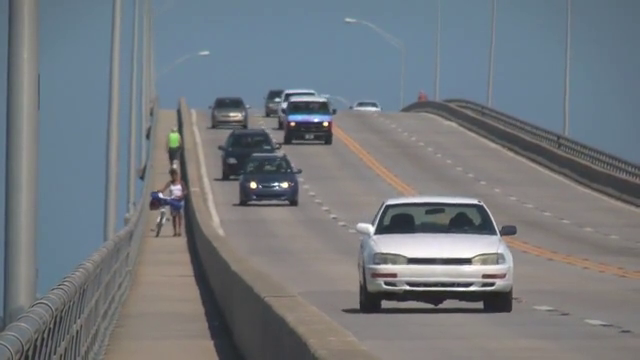
#> input picture frame 91 of slow_traffic_small.mp4, 640 x 360 px, given in place of shaking12.mp4, which was not available
$ python iteration3.py
#> lines starting #> are read from the running program, lines starting #| are printed output that depends on the picture; after the words box and inside, x2 and y2 are one past the last pixel; in counts of white or black regions, pixels touching at a corner belong together; pictures that were not available may be replaced by others from this repository, and a replacement may not be noted
#> in get_proc_next_frame, new_frame is the input picture: shape (360, 640, 3); mean B, G, R 126.6, 121.2, 115.7
#> in get_scaled_frame, `frame, gray = get_proc_next_frame(capture_device)`:
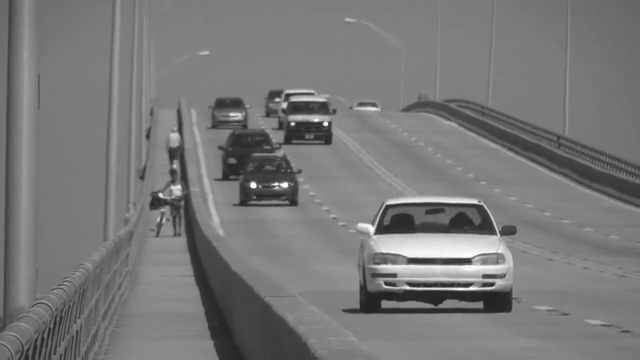
#> gray: shape (360, 640); min 30, max 255, mean 120.1
### previous_iterations/third iteration/functions.py
import numpy as np
import cv2 as cv

def grid_goodFeaturesToTrack(gray, cols=4, rows=3, pts_per_cell=2, **st_params):
    """
    Splits the image into cols x rows cells and finds `pts_per_cell`
    Shi-Tomasi corners inside each cell. Returns points in the same
    (N, 1, 2) float32 shape as cv.goodFeaturesToTrack.
    """
#> called with cols = 16, rows = 12, pts_per_cell = 1
    h, w = gray.shape[:2]
#> h = 360; w = 640
    cell_w = w // cols
#> cell_w = 40
    cell_h = h // rows
#> cell_h = 30

    cell_params = dict(st_params)
    cell_params['maxCorners'] = pts_per_cell
    cell_params['minDistance'] = max(1, min(cell_params.get('minDistance', 7),
                                            min(cell_w, cell_h) // 3))

    all_pts = []
    for r in range(rows):
        for c in range(cols):
            x0, y0 = c * cell_w, r * cell_h
            x1 = w if c == cols - 1 else x0 + cell_w
            y1 = h if r == rows - 1 else y0 + cell_h

            roi = gray[y0:y1, x0:x1]
            pts = cv.goodFeaturesToTrack(roi, mask=None, **cell_params)
            if pts is not None:
                pts[:, 0, 0] += x0
                pts[:, 0, 1] += y0
                all_pts.append(pts)
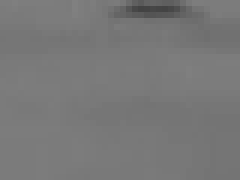
#> roi: shape (30, 40) (shown 6 times larger); min 67, max 128, mean 119.8
#> after the loop, all_pts = 192 items, first 6: [[24, 4]], [[49, 8]], [[117, 15]], [[122, 14]], [[194, 18]], [[206, 20]]

    if not all_pts:
        return None
    return np.concatenate(all_pts, axis=0).astype(np.float32)


# [4 lines left out: function shift_data, not called in this run]


def get_proc_next_frame(cap):
    ret, new_frame = cap.read()
    if not ret:
        # print("Cannot read video file")
        return None, None
    return new_frame, cv.cvtColor(new_frame, cv.COLOR_BGR2GRAY)


# [7 lines left out: function get_scaled_frame, not called in this run]

def track_with_fb_validation(prev_gray, curr_gray, prev_pts, lk_params,
                              fb_error_threshold=1.0):
    """
    Forward-backward Lucas-Kanade tracking with error validation.
    Returns (good_prev_pts, good_next_pts) — both filtered to only
    include points that round-trip within fb_error_threshold pixels.
    Returns (None, None) if tracking fails or too few points survive.
    """
    # Forward: prev -> curr
    next_pts, status_fwd, _ = cv.calcOpticalFlowPyrLK(
        prev_gray, curr_gray, prev_pts, None, **lk_params)
    if next_pts is None:
        return None, None

    # Backward: curr -> prev
    back_pts, status_bwd, _ = cv.calcOpticalFlowPyrLK(
        curr_gray, prev_gray, next_pts, None, **lk_params)
    if back_pts is None:
        return None, None

    # Distance between original and round-tripped points
    fb_error = np.linalg.norm(prev_pts - back_pts, axis=2).reshape(-1)

    good = ((status_fwd.reshape(-1) == 1)
            & (status_bwd.reshape(-1) == 1)
            & (fb_error < fb_error_threshold))

    if good.sum() < 1:
        return None, None

    return prev_pts[good], next_pts[good]

### previous_iterations/third iteration/iteration3.py
# note: right now does not account for lost nodes in old_vec to new_vec
# work on installing ffmpeg and using it to stream the rtsp since opencv is too slow.
# consider checking all points for similar vector movement insteead of vector movement in general
import numpy as np
import cv2 as cv
from previous_iterations.irrelevant_tests.testrtsp import *
from functions import *

# define stuff like where input is from and parameters for lk and st
cap = cv.VideoCapture("shaking\\shaking12.mp4")

# --- RESOLUTION TARGETING SETUP ---
orig_width = int(cap.get(cv.CAP_PROP_FRAME_WIDTH))
orig_height = int(cap.get(cv.CAP_PROP_FRAME_HEIGHT))
TARGET_WIDTH = 640
if TARGET_WIDTH < orig_width:
    scale_factor = TARGET_WIDTH / orig_width
    TARGET_HEIGHT = int(orig_height * scale_factor)
else:
    TARGET_HEIGHT = orig_height
    TARGET_WIDTH = orig_width

print(f"Original Resolution: {orig_width}x{orig_height}")
print(f"Downsampled Processing Resolution: {TARGET_WIDTH}x{TARGET_HEIGHT}")
# ----------------------------------

# Helper function to grab and instantly resize raw frames
def get_scaled_frame(capture_device, target_w, target_h):
    frame, gray = get_proc_next_frame(capture_device)
    if frame is None:
        exit()
    scaled_frame = cv.resize(frame, (target_w, target_h))
    scaled_gray = cv.resize(gray, (target_w, target_h))
    return scaled_frame, scaled_gray

# Tuning variables — now calibrated for JERK detection
# Jerk amplifies optical-flow noise, so sensitivity is much higher
# than the old reversal-based threshold.
sensitivity  = .2    # jerk magnitude threshold per axis
qopts        = 0.01    # quality of points selected (lower = more points)
sensitivity2 = 0.7    # ratio of points needed to flag a frame
spread       = 5     # minimum distance between points when initialized
minpts       = 100     # min tracked points before reset (raised for grid)
fb_error_threshold = .5   # max pixels of forward-backward round-trip error
grid_cols=16
grid_rows=12
pts_per_cell=1

st_params = dict(maxCorners=50, qualityLevel=qopts,
                 minDistance=int(spread), blockSize=7)

lk_params = dict(winSize=(15, 15), maxLevel=2,
                 criteria=(cv.TERM_CRITERIA_EPS | cv.TERM_CRITERIA_COUNT,
                           10, 0.03))

color = np.random.randint(0, 255, (200, 3))

cv.namedWindow('frame', cv.WINDOW_NORMAL)
cv.resizeWindow('frame', TARGET_WIDTH, TARGET_HEIGHT)

# Initial frame setups
old_frame, old_gray = get_scaled_frame(cap, TARGET_WIDTH, TARGET_HEIGHT)
p0 = grid_goodFeaturesToTrack(old_gray, cols=grid_cols, rows=grid_rows, pts_per_cell=pts_per_cell, **st_params)
#> p0 = 192 rows, first 8: [24, 4], [49, 8], [117, 15], [122, 14], [194, 18], [206, 20], [274, 13], [307, 13]

# State needed for jerk: previous velocity AND previous acceleration per point
old_vec   = [[0, 0]] * (len(p0) if p0 is not None else 0)
#> old_vec = 192 pairs, first value 0 to 0, second value 0 to 0
old_accel = [[0, 0]] * (len(p0) if p0 is not None else 0)
#> old_accel = 192 pairs, first value 0 to 0, second value 0 to 0
warmup    = 2   # number of frames before jerk becomes meaningful

new_frame, new_gray = get_scaled_frame(cap, TARGET_WIDTH, TARGET_HEIGHT)
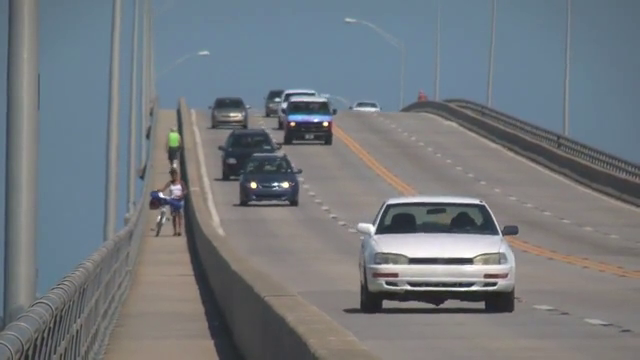
#> input picture frame 92 of slow_traffic_small.mp4, 640 x 360 px, given in place of shaking12.mp4, which was not available
#> in get_proc_next_frame, new_frame is the input picture: shape (360, 640, 3); mean B, G, R 126.3, 121.1, 115.4

while True:
    good_old, good_new = track_with_fb_validation(old_gray, new_gray, p0, lk_params, fb_error_threshold)
#> in track_with_fb_validation, `next_pts, status_fwd, _ = cv.calcOpticalFlowPyrLK( prev_gray, curr_gra..`: next_pts = 192 rows, first 8: [24, 4], [49, 8], [117, 14.98], [122, 14], [194.5, 18.27], [206.4, 20.02], [274, 13], [303.5, 12.47]; status_fwd = 192 values, max 1 at index 0, min 0 at index 4, mean 0.891
#> in track_with_fb_validation, `back_pts, status_bwd, _ = cv.calcOpticalFlowPyrLK( curr_gray, prev_gra..`: back_pts = 192 rows, first 8: [24, 4], [49, 8], [117, 15.04], [122, 14], [194, 18.01], [206, 19.96], [274, 13], [303.5, 12.47]; status_bwd = 192 values, max 1 at index 0, min 0 at index 4, mean 0.885
#> in track_with_fb_validation, `fb_error = np.linalg.norm(prev_pts - back_pts, axis=2).reshape(-1)`: fb_error = 192 values, max 3.57 at index 7, min 0 at index 0, mean 0.0555
#> good_old = 167 rows, first 8: [24, 4], [49, 8], [117, 15], [122, 14], [346, 20], [365, 23], [434, 25], [446, 28]; good_new = 167 rows, first 8: [24, 4], [49, 8], [117, 14.98], [122, 14], [346, 20], [365.1, 23.03], [433.5, 25.05], [445.6, 27.72]

    new_vec   = []
    new_accel = []

    if good_new is not None and len(good_new) > 0:
        counth = 0
        countv = 0

        for i, (new, old) in enumerate(zip(good_new, good_old)):
            a, b = new.ravel()
            c, d = old.ravel()
            vx, vy = a - c, b - d
            new_vec.append([vx, vy])

            ov = old_vec[i]   if i < len(old_vec)   else [0, 0]
            oa = old_accel[i] if i < len(old_accel) else [0, 0]

            ax = vx - ov[0]
            ay = vy - ov[1]
            new_accel.append([ax, ay])

            jx = ax - oa[0]
            jy = ay - oa[1]

            if warmup == 0:
                if (ax < 0 and oa[0]>0 or ax > 0 and oa[0]<0) and abs(jx) >= sensitivity: counth += 1
                if (ay < 0 and oa[1]>0 or ay > 0 and oa[1]<0) and abs(jy) >= sensitivity: countv += 1

            new_frame = cv.circle(new_frame, (int(a), int(b)), 5,
                                color[i % len(color)].tolist(), -1)
#> this loop made 167 passes
#> (a, b, c, d, vx, vy, ax, ay) on passes 1 to 3: (24, 4, 24, 4, 0, 0, 0, 0), (49, 8, 49, 8, 0.00396, -0.00423, 0.00396, -0.00423), (117, 14.98, 117, 15, -0.0133, -0.0197, -0.0133, -0.0197)
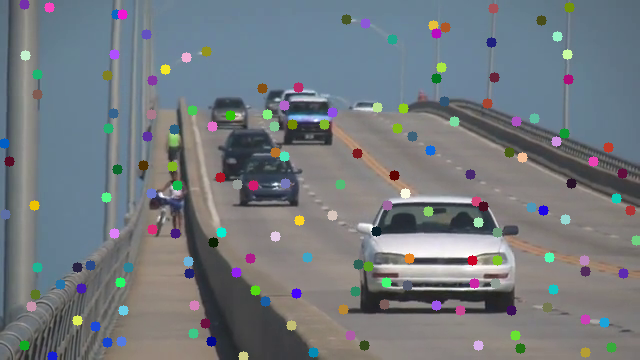
#> new_frame: shape (360, 640, 3); mean B, G, R 126.4, 121.2, 115.3

        if warmup == 0 and len(good_new) > 0 and (
            counth > sensitivity2 * len(good_new) or
            countv > sensitivity2 * len(good_new)):
            print('shake?')

    # Draw grid overlay
    for c in range(1, grid_cols):
        x = c * (TARGET_WIDTH // grid_cols)
        cv.line(new_frame, (x, 0), (x, TARGET_HEIGHT), (50, 50, 50), 1)
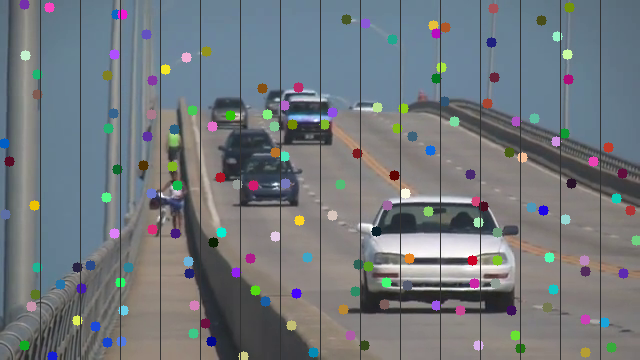
#> new_frame: shape (360, 640, 3); 2.34% of pixels changed, all inside (x1, y1, x2, y2) = (40, 0, 601, 360)
    for r in range(1, grid_rows):
        y = r * (TARGET_HEIGHT // grid_rows)
        cv.line(new_frame, (0, y), (TARGET_WIDTH, y), (50, 50, 50), 1)
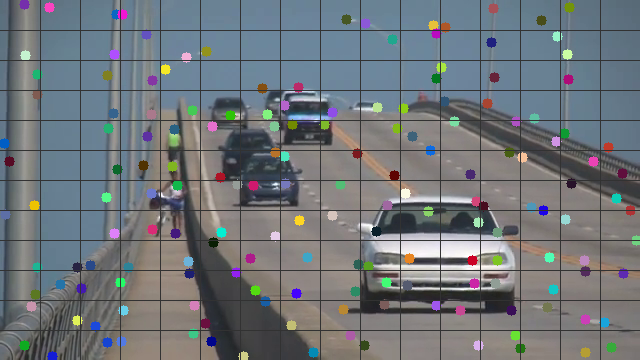
#> new_frame: shape (360, 640, 3); 2.98% of pixels changed, all inside (x1, y1, x2, y2) = (0, 30, 640, 331)

    cv.imshow('frame', new_frame)

    k = cv.waitKey(15) & 0xff
#> (key q is pressed here)
    if k == 27 or k == ord('q'):
        break

    # Shift state forward
    if good_new is not None and len(good_new) > 0:
        old_gray, p0 = shift_data(new_gray, good_new)
        old_vec   = new_vec
        old_accel = new_accel
        if warmup > 0:
            warmup -= 1
    else:
        old_gray = new_gray

    # Read next frame
    new_frame, new_gray = get_scaled_frame(cap, TARGET_WIDTH, TARGET_HEIGHT)

    # Reset if user pressed 'r' or we lost too many points
    if k == ord('r') or p0 is None or len(p0) < minpts:
        p0 = grid_goodFeaturesToTrack(old_gray, cols=grid_cols, rows=grid_rows,
                                      pts_per_cell=pts_per_cell, **st_params)
        old_vec   = [[0, 0]] * (len(p0) if p0 is not None else 0)
        old_accel = [[0, 0]] * (len(p0) if p0 is not None else 0)
        warmup    = 2
        print('reset')

cap.release()
cv.destroyAllWindows()

$ run again, starting later in the video
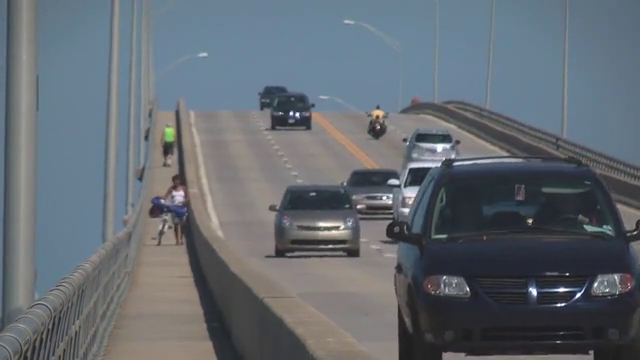
#> input picture frame 411 of slow_traffic_small.mp4, 640 x 360 px, given in place of shaking12.mp4, which was not available
#> in get_proc_next_frame, new_frame is the input picture: shape (360, 640, 3); mean B, G, R 113.8, 106.6, 99.3
#> after the loop in grid_goodFeaturesToTrack, `for r in range(rows):`: all_pts = 190 items, first 6: [[23, 13]], [[50, 10]], [[104, 8]], [[133, 7]], [[163, 11]], [[205, 21]]
#> p0 = 190 rows, first 8: [23, 13], [50, 10], [104, 8], [133, 7], [163, 11], [205, 21], [250, 14], [301, 13]
#> old_vec = 190 pairs, first value 0 to 0, second value 0 to 0
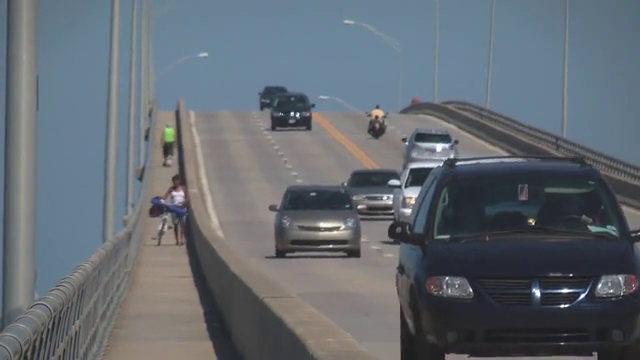
#> input picture frame 412 of slow_traffic_small.mp4, 640 x 360 px, given in place of shaking12.mp4, which was not available
#> in get_proc_next_frame, new_frame is the input picture: shape (360, 640, 3); mean B, G, R 113.7, 106.5, 99.2
#> next_pts = 190 rows, first 8: [23, 12.96], [49.78, 10.73], [104, 7.73], [133.1, 6.55], [163.9, 10.82], [205, 21], [250, 14], [301, 13]; status_fwd = 190 values, max 1 at index 0, min 0 at index 6, mean 0.889
#> back_pts = 190 rows, first 8: [23, 13.01], [49.83, 10.16], [104, 7.93], [133, 7.24], [163.1, 10.92], [205, 21.01], [250, 14], [301, 13]; status_bwd = 190 values, max 1 at index 0, min 0 at index 1, mean 0.858
#> fb_error = 190 values, max 45.53 at index 186, min 0 at index 6, mean 0.332
#> good_old = 161 rows, first 8: [23, 13], [104, 8], [133, 7], [163, 11], [205, 21], [345, 22], [366, 26], [437, 1]; good_new = 161 rows, first 8: [23, 12.96], [104, 7.73], [133.1, 6.55], [163.9, 10.82], [205, 21], [345, 22], [366, 25.99], [437, 1]
#> the loop `for i, (new, old) in enumerate(zip(good_new, good_old)):` made 161 passes
#> (a, b, c, d, vx, vy, ax, ay) on passes 1 to 3: (23, 12.96, 23, 13, 0.00469, -0.0409, 0.00469, -0.0409), (104, 7.73, 104, 8, 0.00586, -0.265, 0.00586, -0.265), (133.1, 6.55, 133, 7, 0.105, -0.446, 0.105, -0.446)
#> after the loop `for r in range(1, grid_rows):`:
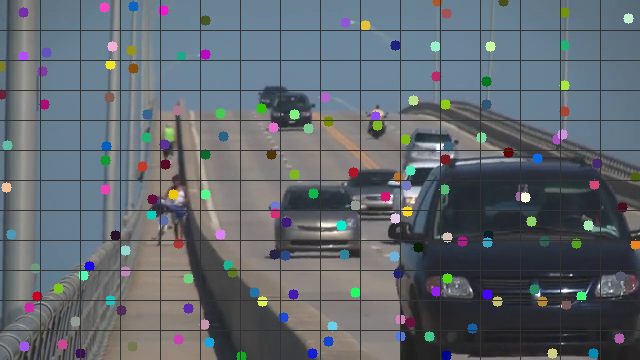
#> new_frame: shape (360, 640, 3); mean B, G, R 111.1, 104.3, 97.3

$ run again, starting later in the video
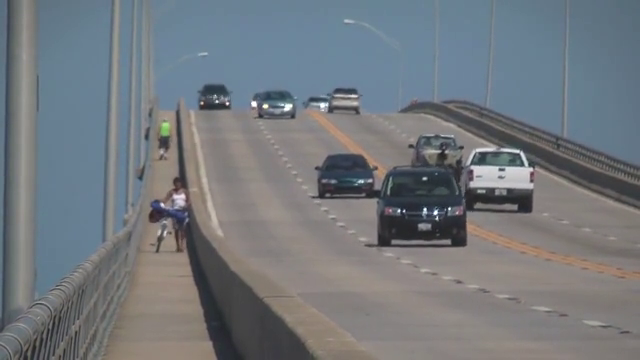
#> input picture frame 731 of slow_traffic_small.mp4, 640 x 360 px, given in place of shaking12.mp4, which was not available
#> in get_proc_next_frame, new_frame is the input picture: shape (360, 640, 3); mean B, G, R 125.5, 120.3, 115.1
#> after the loop in grid_goodFeaturesToTrack, `for r in range(rows):`: all_pts = 190 items, first 6: [[1, 14]], [[48, 8]], [[112, 7]], [[150, 11]], [[173, 8]], [[221, 10]]
#> p0 = 190 rows, first 8: [1, 14], [48, 8], [112, 7], [150, 11], [173, 8], [221, 10], [274, 14], [309, 15]
#> old_vec = 190 pairs, first value 0 to 0, second value 0 to 0
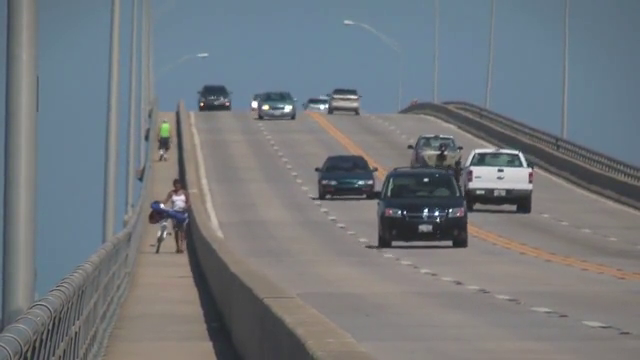
#> input picture frame 732 of slow_traffic_small.mp4, 640 x 360 px, given in place of shaking12.mp4, which was not available
#> in get_proc_next_frame, new_frame is the input picture: shape (360, 640, 3); mean B, G, R 125.3, 120.4, 114.9
#> next_pts = 190 rows, first 8: [1, 14], [48.15, 8.31], [112, 7.01], [149.9, 11.11], [173, 8.01], [221, 10], [274, 14], [309, 15]; status_fwd = 190 values, max 1 at index 0, min 0 at index 6, mean 0.905
#> back_pts = 190 rows, first 8: [1, 14], [48.16, 8.04], [112, 7], [150, 10.98], [173, 8], [221, 10], [274, 14], [309, 15]; status_bwd = 190 values, max 1 at index 0, min 0 at index 1, mean 0.884
#> fb_error = 190 values, max 0.967 at index 31, min 0 at index 5, mean 0.0482
#> good_old = 165 rows, first 8: [1, 14], [112, 7], [150, 11], [173, 8], [221, 10], [345, 21], [368, 26], [436, 16]; good_new = 165 rows, first 8: [1, 14], [112, 7.01], [149.9, 11.11], [173, 8.01], [221, 10], [345, 22.01], [367.8, 27.39], [435.9, 15.99]
#> the loop `for i, (new, old) in enumerate(zip(good_new, good_old)):` made 165 passes
#> (a, b, c, d, vx, vy, ax, ay) on passes 1 to 3: (1, 14, 1, 14, -0.000128, 0.00133, -0.000128, 0.00133), (112, 7.01, 112, 7, -0.0382, 0.00687, -0.0382, 0.00687), (149.9, 11.11, 150, 11, -0.117, 0.109, -0.117, 0.109)
#> after the loop `for r in range(1, grid_rows):`:
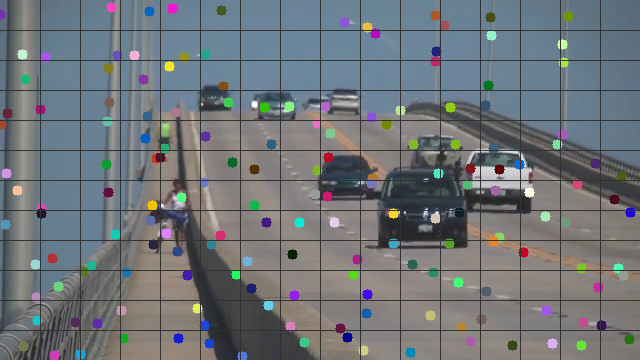
#> new_frame: shape (360, 640, 3); mean B, G, R 121.3, 116.6, 111.1
